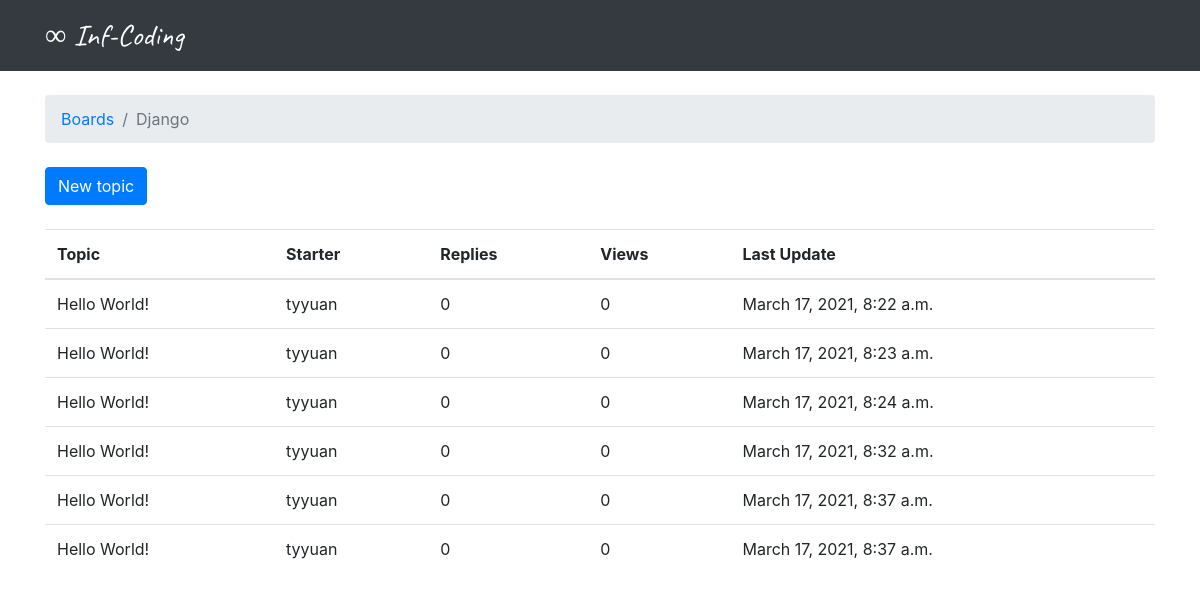
The app's page /boards/1/ with its own data.
### boards/models.py (models this page shows, shortened)
class Board(models.Model):
    name = models.CharField(max_length=30,unique=True)
    description = models.CharField(max_length=100)

class Topic(models.Model):
    subject = models.CharField(max_length=255)
    last_updated = models.DateTimeField(auto_now_add=True)
    board = models.ForeignKey(Board,on_delete=CASCADE, related_name='topics')
    starter = models.ForeignKey(User,on_delete=CASCADE, related_name='topics')

### boards/views.py (the view)
# urls.py: re_path(r'^boards/(?P<pk>\d+)/$', views.board_topics,name="board_topics"),
def board_topics(request,pk):
    board = get_object_or_404(Board,pk=pk)
    return render(request,'topics.html',{'board':board})

### templates/topics.html (shortened to what this page needs)
{% extends 'base.html' %}
{% block breadcrumb %}
  <li class="breadcrumb-item"><a href="{% url 'home' %}">Boards</a></li>
  <li class="breadcrumb-item active">{{ board.name }}</li>
{% endblock %}
{% block content %}
  <div class="mb-4">
    <a href="{% url 'new_topic' board.pk %}" class="btn btn-primary">New topic</a>
  </div>
  <table class="table">
    <thead class="thead-inverse">
      <tr>
        <th>Topic</th>
        <th>Starter</th>
        <th>Replies</th>
        <th>Views</th>
        <th>Last Update</th>
      </tr>
    </thead>
    <tbody>
      {% for topic in board.topics.all %}
        <tr>
          <td>{{ topic.subject }}</td>
          <td>{{ topic.starter.username }}</td>
          <td>0</td>
          <td>0</td>
          <td>{{ topic.last_updated }}</td>
        </tr>
      {% endfor %}
    </tbody>
  </table>
{% endblock %}

### templates/base.html (shortened to what this page needs)
{% load static %}
<!DOCTYPE html>
<html>
<head>
    <link rel="stylesheet" href="{% static 'css/bootstrap.min.css' %}">
    <link rel="stylesheet" href="{% static 'css/app.css' %}">
</head>
<body>
    {% block body %}
    <nav class="navbar navbar-expand-lg navbar-dark bg-dark">
        <div class="container">
            <a class="navbar-brand" href="{% url 'home' %}">∞ Inf-Coding</a>
            <div class="collapse navbar-collapse" id="mainMenu">
                <ul class="navbar-nav ml-auto">
                    <li class="nav-item">
                        <a class="nav-link" href="#">{{ user.username }}</a>
                    </li>
                </ul>
            </div>
        </div>
    </nav>
    <div class="container">
        <ol class="breadcrumb my-4">
            {% block breadcrumb %}
            {% endblock %}
        </ol>
        {% block content %}
        {% endblock %}
    </div>
    {% endblock body %}
</body>
</html>

### static/css/app.css (style rules this page uses)
.navbar-brand { font-family: 'Caveat', cursive; font-size: 30px; }
.nav-link { font-family: 'Caveat', cursive; font-size: 30px; }

### records on screen
Board: name "Django"
Topic: subject "Hello World!", starter.username "tyyuan", last_updated "March 17, 2021, 8:22 a.m."
Topic: subject "Hello World!", starter.username "tyyuan", last_updated "March 17, 2021, 8:23 a.m."
Topic: subject "Hello World!", starter.username "tyyuan", last_updated "March 17, 2021, 8:24 a.m."
Topic: subject "Hello World!", starter.username "tyyuan", last_updated "March 17, 2021, 8:32 a.m."
Topic: subject "Hello World!", starter.username "tyyuan", last_updated "March 17, 2021, 8:37 a.m."
Topic: subject "Hello World!", starter.username "tyyuan", last_updated "March 17, 2021, 8:37 a.m."
